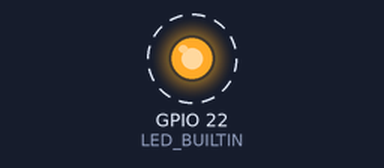
Simulated run of this sketch. Board: ESP32. Shown: output pins drawn as LEDs (lit = HIGH). Dashed ring = blinking. What the sketch prints to the serial monitor is not drawn.

Above: at 0.5 s.
Timing chart, 0 to 4.6 s (numbered marks = the images above):
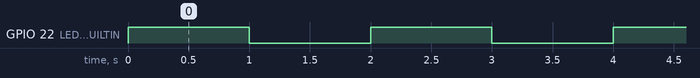

The sketch:

test_helloworld.ino
```cpp
#define LED_BUILTIN 22

void setup() {
  pinMode(LED_BUILTIN, OUTPUT);
  // put your setup code here, to run once:
  Serial.begin(115200);
  Serial.println("Booting");
}

void loop() {
  digitalWrite(LED_BUILTIN, HIGH);
  delay(1000);
  digitalWrite(LED_BUILTIN, LOW);
  delay(1000);


}
```

Measured:
- by itself, GPIO 22 (LED_BUILTIN): alternates HIGH for 1.0 s and LOW for 1.0 s
